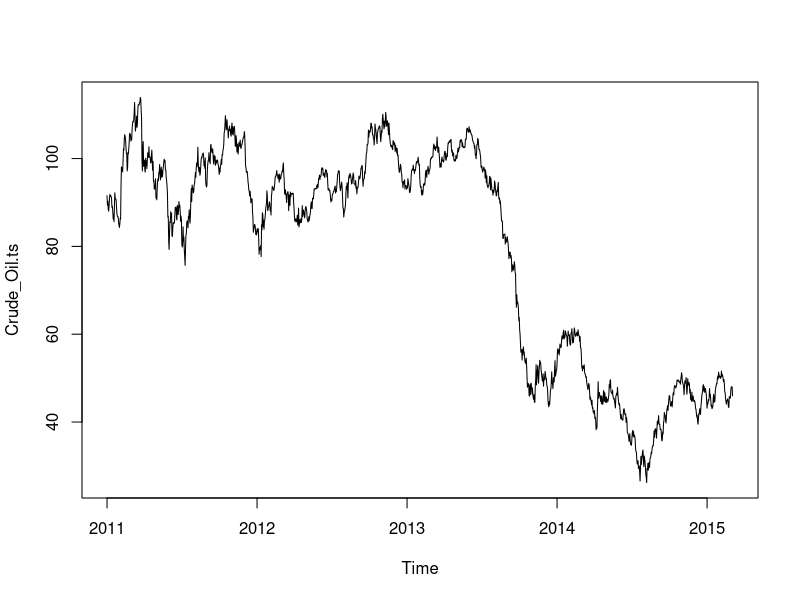
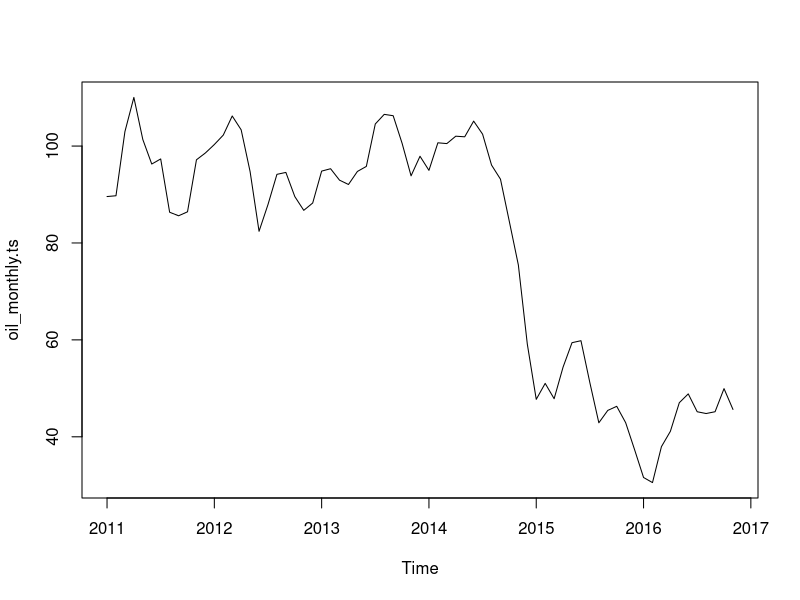
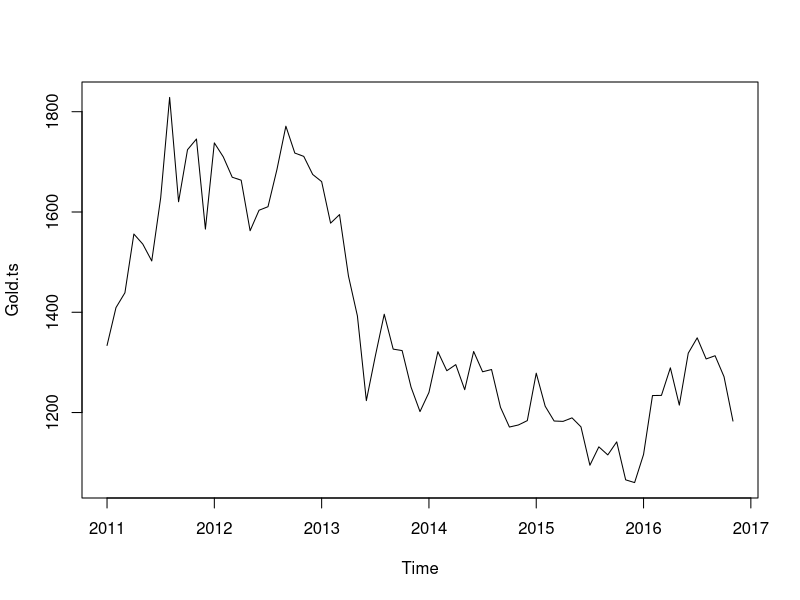
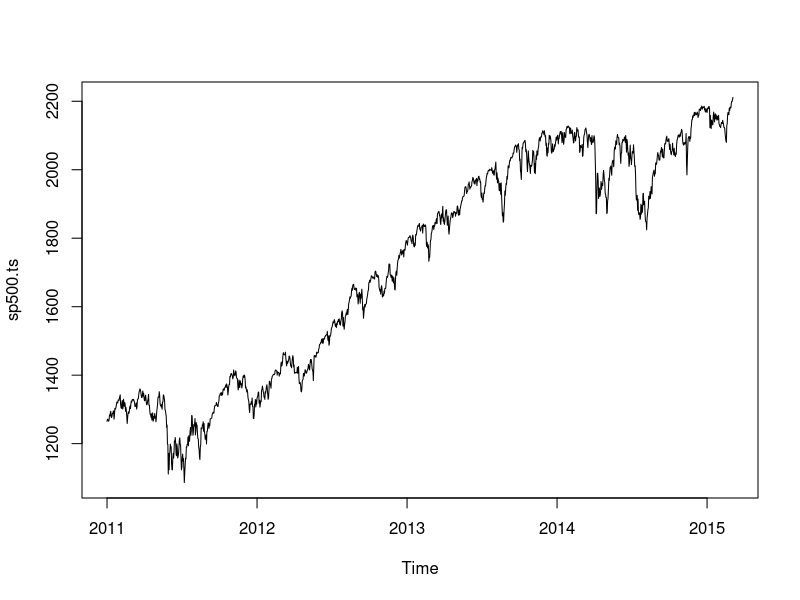
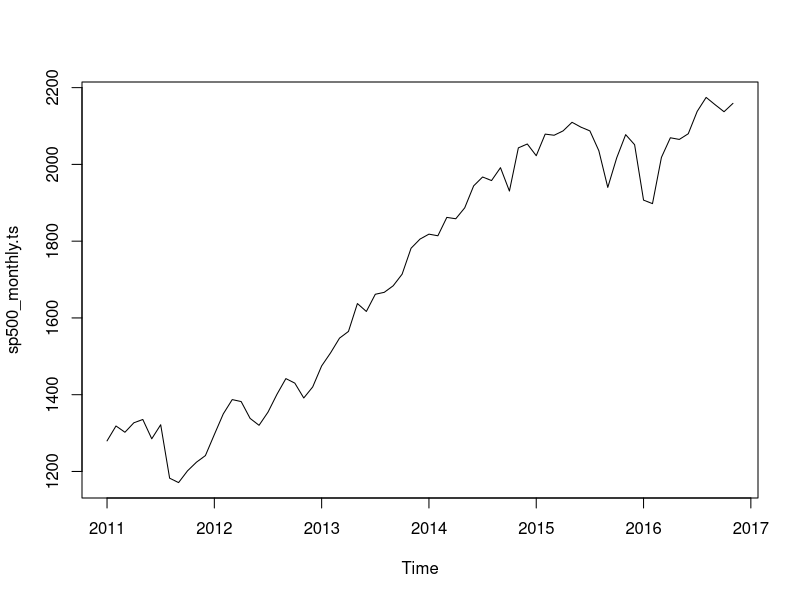
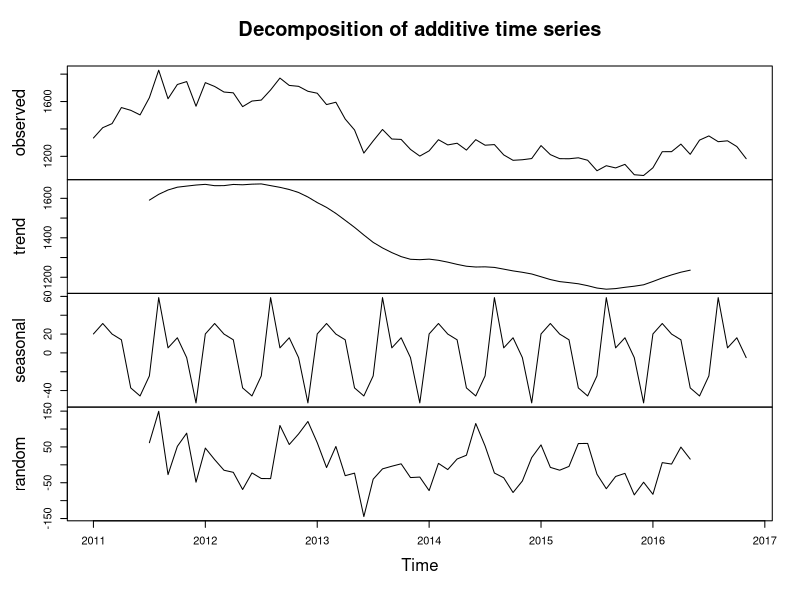
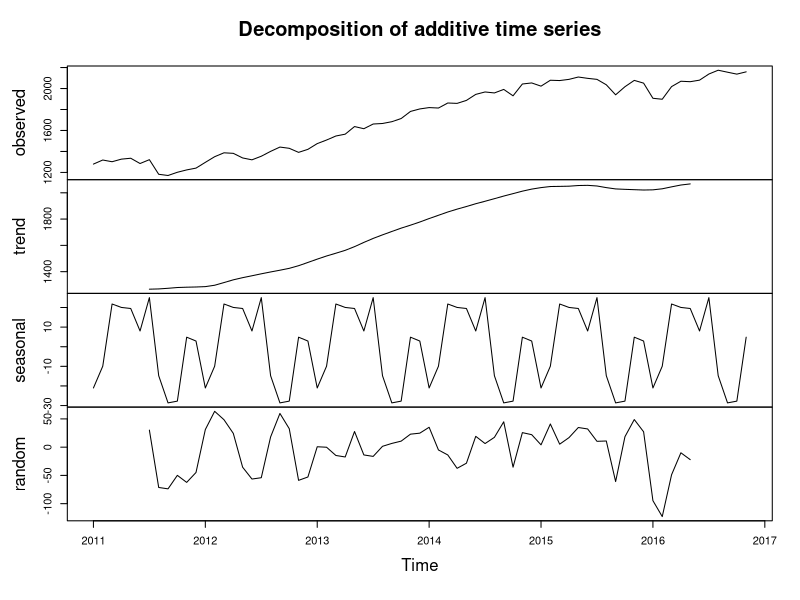
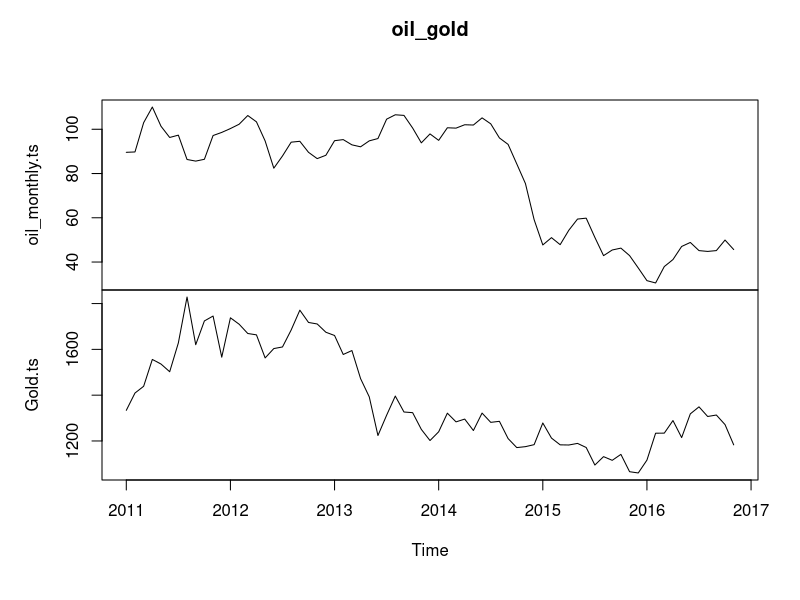

Write the R code that produced these figures, in order. (Note: this script raises an error after producing the figures.)
getwd()
setwd('/Users/mkulunyar/Dropbox/NYU/Fall16/BusinessAnalytics/HW_6')

#Data Export
#investing.com-source
oil<-read.csv('new_oil_daily.csv', header=TRUE, stringsAsFactors=FALSE)
gold<-read.csv('new_gold_monthly.csv', header=TRUE, stringsAsFactors=FALSE)
sp500<-read.csv('new_sp500_daily.csv', header=TRUE, stringsAsFactors=FALSE)

#DATE
#Date Modification for Oil
head(oil)
oil$Date <- as.Date(oil$Date, "%d-%B-%y")
oil_sorted<-oil[order(oil$Date, decreasing = FALSE),]
head(oil_sorted)
#Date Modification for sp500
head(sp500)
sp500$Date <- as.Date(sp500$Date, "%d-%B-%y")
sp500_sorted<-sp500[order(sp500$Date, decreasing = FALSE),]
head(sp500_sorted)
#Date Modification for gold
head(gold)
gold$Date <- as.Date(gold$Date, "%y-%B-%d")
gold_sorted<-gold[order(gold$Date, decreasing = FALSE),]
head(gold_sorted)

#Time Series
#Oil
#Daily
summary(oil_sorted$Price)
Crude_Oil.ts <- ts(oil_sorted$Price, frequency = 365, start=c(2011))
plot(Crude_Oil.ts)
#Monthly
head(oil_sorted)
oil_sorted$MonthYear<-format(oil_sorted$Date, format="%Y-%m")
oil_monthly <- aggregate(oil_sorted$Price ~ MonthYear, oil_sorted, mean, na.rm=TRUE)
oil_monthly
oil_monthly.ts<-ts(oil_monthly$`oil_sorted$Price`, frequency = 12, start = c(2011))
plot(oil_monthly.ts)
#Gold
summary(gold_sorted$Price)
Gold.ts <- ts(gold_sorted$Price, frequency = 12, start=c(2011))
plot(Gold.ts)

#sp500
#Daily
summary(sp500_sorted$Price)
sp500.ts <- ts(sp500_sorted$Price, frequency = 365, start=c(2011))
plot(sp500.ts)
#Monthly
head(sp500_sorted)
sp500_sorted$MonthYear<-format(sp500_sorted$Date, format="%Y-%m")
sp500_monthly <- aggregate(sp500_sorted$Price ~ MonthYear, sp500_sorted, mean, na.rm=TRUE)
sp500_monthly
sp500_monthly.ts<-ts(sp500_monthly$`sp500_sorted$Price`, frequency = 12, start = c(2011))
plot(sp500_monthly.ts)

#Decomposition
#Gold
Gold.ts.d<-decompose(Gold.ts)
plot(Gold.ts.d)
#Oil
Crude_Oil.ts.d<-decompose(oil_monthly.ts)
#sp500
sp500.ts.d<-decompose(sp500_monthly.ts)
plot(sp500.ts.d)

#Combining Oil, Gold and sp500
library(xts)
#Oil-Gold
oil_gold <- cbind(oil_monthly.ts, Gold.ts)
plot(oil_gold)


cor(Gold.ts, oil_monthly.ts)
require(graphics)
#Cross Correlation Plots, Lets see what effects oil prices
ccf(Gold.ts, oil_monthly.ts, ylab = "cross-correlation")
ccf(sp500_monthly.ts, oil_monthly.ts, ylab = "cross-correlation")
ccf(sp500_monthly.ts, Gold.ts, ylab = "cross-correlation")

#gold-sp500
gold_sp500 <- cbind(Gold.ts, sp500_monthly.ts)
plot(gold_sp500)
#oil-sp500
oil_sp500 <- cbind(oil_monthly.ts, sp500_monthly.ts)
plot(oil_sp500)
#Some Visuals
ts.plot(oil_monthly.ts, Gold.ts,gpars= list(col=rainbow(10)))
ts.plot(oil_monthly.ts, sp500_monthly.ts,gpars= list(col=rainbow(10)))
ts.plot(Gold.ts, sp500_monthly.ts,gpars= list(col=rainbow(10)))


#FORECASTING
#oil
#smoothing
oil_monthly.holt.T <- HoltWinters(oil_monthly.ts, gamma=TRUE)
oil_monthly.holt.T
plot(oil_monthly.holt.T)
oil_monthly.holt.F <- HoltWinters(oil_monthly.ts, gamma=FALSE)
oil_monthly.holt.F
plot(oil_monthly.holt.F)
#forecasting, holt, horizon is 12 months
library(forecast)
oil_monthly.forecasts <- forecast.HoltWinters(oil_monthly.holt.T, h=12)  
plot.forecast(oil_monthly.forecasts)
oil_monthly.forecasts <- forecast.HoltWinters(oil_monthly.holt.F, h=12)  
plot.forecast(oil_monthly.forecasts)
#ARIMA
oil_monthly.arima<-arima(oil_monthly.ts, c(0,0,0))  
oil_monthly.arima.forecasts <- forecast.Arima(oil_monthly.arima, h=12)
oil_monthly.arima.forecasts
plot(oil_monthly.arima.forecasts)

oil_monthly.arima<-arima(oil_monthly.ts, c(0,1,0))  
oil_monthly.arima.forecasts <- forecast.Arima(oil_monthly.arima, h=12)
oil_monthly.arima.forecasts
plot(oil_monthly.arima.forecasts)

oil_monthly.arima<-arima(oil_monthly.ts, c(1,1,0))  
oil_monthly.arima.forecasts <- forecast.Arima(oil_monthly.arima, h=12)
oil_monthly.arima.forecasts
plot(oil_monthly.arima.forecasts)

#gold
#smoothing
Gold.holt.T <- HoltWinters(Gold.ts, gamma=TRUE)
Gold.holt.T
plot(Gold.holt.T)
Gold.holt.F <- HoltWinters(Gold.ts, gamma=FALSE)
Gold.holt.F
plot(Gold.holt.F)
#forecasting, holt, horizon is 12 months
library(forecast)
Gold.forecasts <- forecast.HoltWinters(Gold.holt.T, h=12)  
plot.forecast(Gold.forecasts)
Gold.forecasts <- forecast.HoltWinters(Gold.holt.F, h=12)  
plot.forecast(Gold.forecasts)
#ARIMA
Gold.arima<-arima(Gold.ts, c(0,0,0))  
Gold.arima.forecasts <- forecast.Arima(Gold.arima, h=12)
Gold.arima.forecasts
plot(Gold.arima.forecasts)

Gold.arima<-arima(Gold.ts, c(0,1,0))  
Gold.arima.forecasts <- forecast.Arima(Gold.arima, h=12)
Gold.arima.forecasts
plot(Gold.arima.forecasts)

Gold.arima<-arima(Gold.ts, c(1,1,0))  
Gold.arima.forecasts <- forecast.Arima(Gold.arima, h=12)
Gold.arima.forecasts
plot(Gold.arima.forecasts)


#sp500
#smoothing
sp500_monthly.holt.T <- HoltWinters(sp500_monthly.ts, gamma=TRUE)
sp500_monthly.holt.T
plot(sp500_monthly.holt.T)
sp500_monthly.holt.F <- HoltWinters(sp500_monthly.ts, gamma=FALSE)
sp500_monthly.holt.F
plot(sp500_monthly.holt.F)
#forecasting, holt, horizon is 12 months
library(forecast)
sp500_monthly.forecasts <- forecast.HoltWinters(sp500_monthly.holt.T, h=12)  
plot.forecast(sp500_monthly.forecasts)
sp500_monthly.forecasts <- forecast.HoltWinters(sp500_monthly.holt.F, h=12)  
plot.forecast(sp500_monthly.forecasts)
#ARIMA
sp500_monthly.arima<-arima(sp500_monthly.ts, c(0,0,0))  
sp500_monthly.arima.forecasts <- forecast.Arima(sp500_monthly.arima, h=12)
sp500_monthly.arima.forecasts
plot(sp500_monthly.arima.forecasts)

sp500_monthly.arima<-arima(sp500_monthly.ts, c(0,1,0))  
sp500_monthly.arima.forecasts <- forecast.Arima(sp500_monthly.arima, h=12)
sp500_monthly.arima.forecasts
plot(sp500_monthly.arima.forecasts)

sp500_monthly.arima<-arima(sp500_monthly.ts, c(1,1,0))  
sp500_monthly.arima.forecasts <- forecast.Arima(sp500_monthly.arima, h=12)
sp500_monthly.arima.forecasts
plot(sp500_monthly.arima.forecasts)